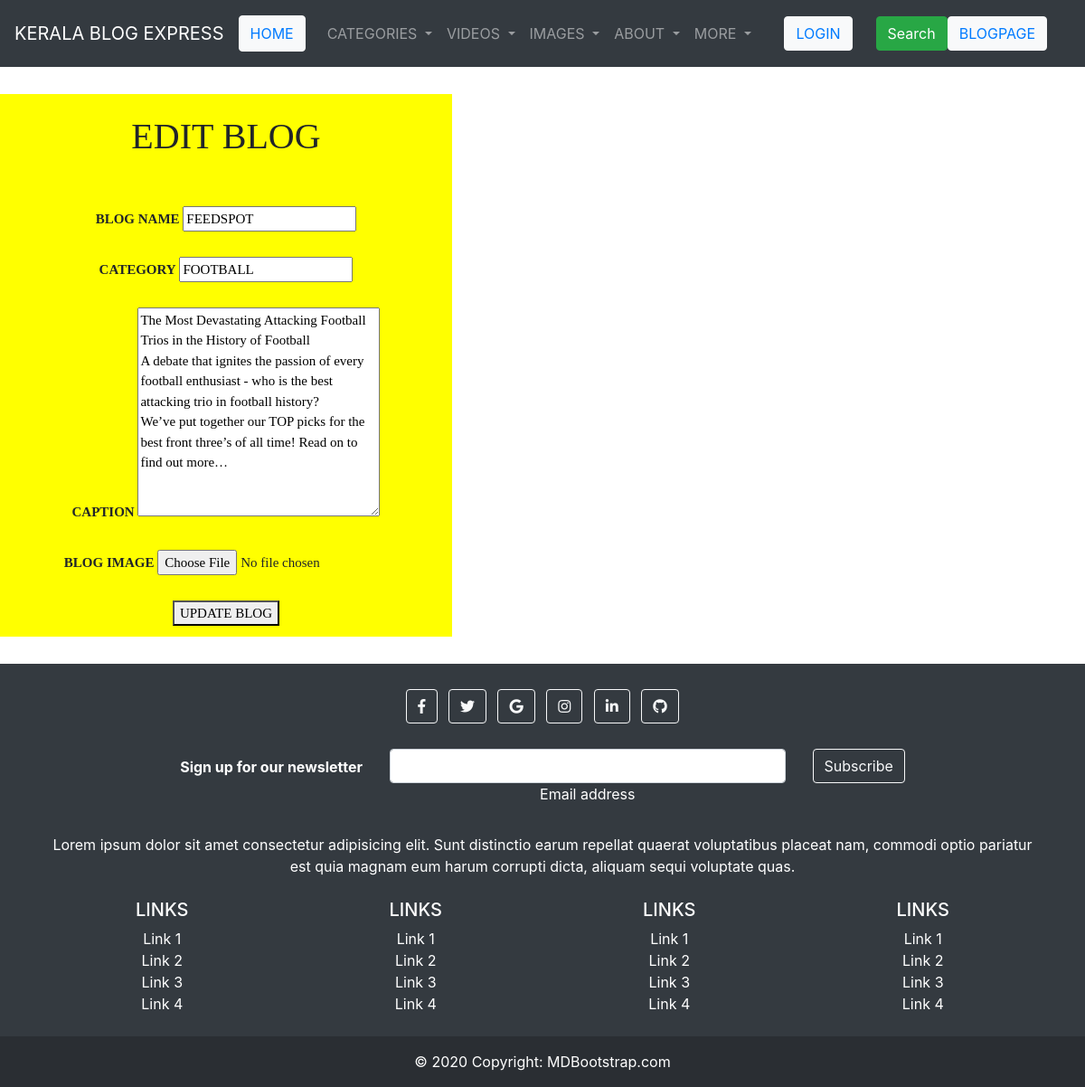
Page /editpage/38 on the committed database.
### blog_app/models.py (models this page shows, shortened)
class Bloglist(models.Model):
    Blog_id=models.AutoField(primary_key=True)
    Author_name=models.CharField(max_length=200)
    Publish_date=models.DateTimeField()
    Blog_category=models.CharField(max_length=300,null=True,blank=True)
    Blog_title=models.CharField(max_length=400)
    Blog_caption=models.CharField(max_length=500)
    Blog_img=models.ImageField(upload_to="blogs",null=True,blank=True)
    likes=models.ManyToManyField(User,related_name="like_blog",blank=True)

### blog_app/views.py (the view, shortened to what this page needs)
# urls.py: path('editpage/<int:vid>',views.editpage,name="editpage"),
def editpage(request, vid):
    single_blog = Bloglist.objects.get(Blog_id=vid)
    return render(request, "editblog.html", {"single_blog": single_blog})

### templates/editblog.html (shortened to what this page needs)
{%extends "home.html"%}
{%block content%}
<div class="box"
    style="background-color: yellow; height: 600px; width: 500px; font-size: 15px; font-family: initial;text-align: center; font-weight: 700;display: flex;justify-content: center;margin-top: 30px; margin-bottom: 30px;">
    <div>
        <br>
        <h1>EDIT BLOG</h1>
        <br><br>
        <form method="post" enctype="multipart/form-data">
            <label for="Blog_title">BLOG NAME</label>
            <input value="{{ single_blog.Blog_title }}" type="text" name="Blog_title">
            <br><br>
            <label for="Blog_category">CATEGORY</label>
            <input value="{{ single_blog.Blog_category }}" type="text" name="Blog_category">
            <br><br>
            <label for="Blog_caption">CAPTION</label>
            <textarea name="Blog_caption" id="" cols="30" rows="10">{{ single_blog.Blog_caption }}</textarea>
            <br><br>
            <label for="Blog_img">BLOG IMAGE</label>
            <input accept="image/*" type="file" name="Blog_img">
            <br><br>
            <button type="submit">UPDATE BLOG</button>
        </form>
    </div>
</div>
{%endblock%}

### static/home.css (style rules this page uses)
.box { display: flex; justify-content: space-between; }

### rows in the picture
Bloglist: Blog_title "FEEDSPOT", Blog_category "FOOTBALL", Blog_caption "The Most Devastating Attacking Football Trios in the History of Football A debate that ignites the passion of every football enthusiast - who is the best attacking trio in football history? We’ve put together our TOP picks for the best front three’s of all time! Read on to find out more…"
